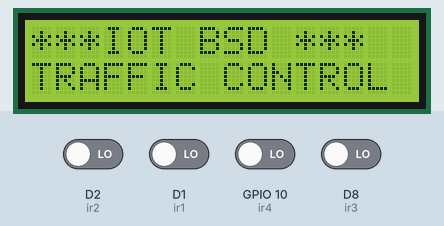
A sketch run on a simulated ESP8266 (NodeMCU). On the bench: 16×2 character LCD. The test bench sets the inputs (shaded band); at power-on: D1 (ir1), D2 (ir2), D8 (ir3), GPIO 10 (ir4) LOW. WiFi joins after 1.5 s; servers stay silent unless stated; uploads are accepted with an empty reply; what the sketch prints to the serial monitor is not drawn.

Above: at 0.1 s.
10.7 s: D2 (ir2) driven HIGH
At 11.5 s:
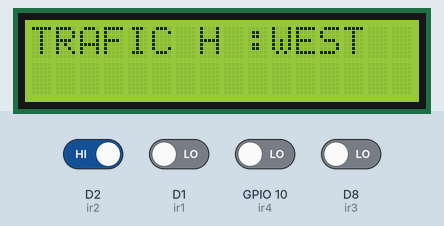
12.4 s: GPIO 10 (ir4) driven HIGH
At 13.6 s:
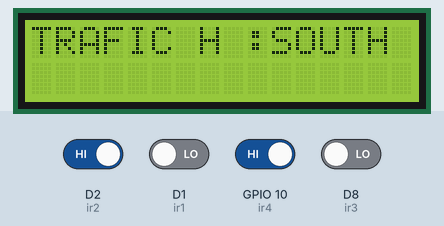
15.9 s: D8 (ir3) driven HIGH
At 18.7 s:
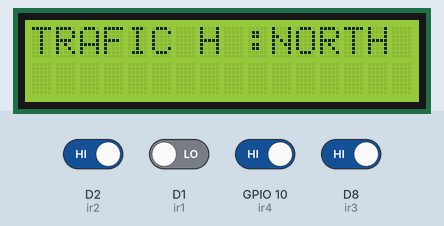
19.4 s: D1 (ir1) driven HIGH
At 21.2 s:
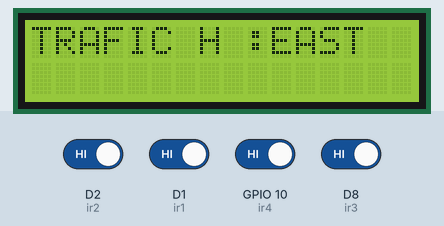
22.9 s: D1 (ir1) driven LOW
At 24.2 s:
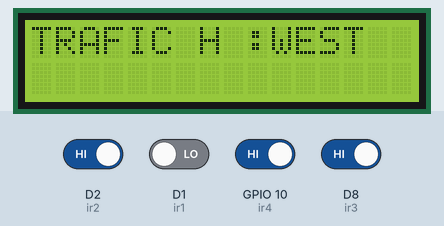
25.3 s: D2 (ir2) driven LOW
Timing chart, 0 to 28.3 s (numbered marks = the images above; inputs shaded):
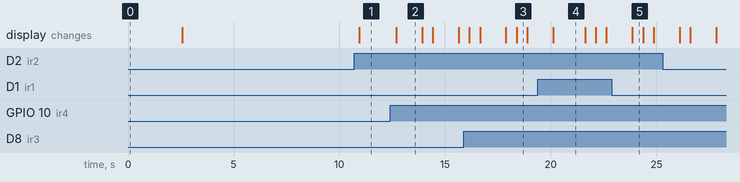

Measured:
- after the input at 10.7 s, the display: changes after 0.25 s (image 1)
- after the input at 12.4 s, the display: changes after 0.29 s (image 2)
- after the input at 15.9 s, the display: changes after 0.25 s (image 3)
- after the input at 19.4 s, the display: changes after 0.73 s (image 4)
- after the input at 22.9 s, the display: changes after 0.97 s (image 5)
- what the display in image 2 shows lasts 1.2 s, from 12.7 s to 13.9 s
- what the display in image 3 shows lasts 0.5 s, from 18.4 s to 18.9 s

The sketch:

traffic_control.ino
```cpp
//Viral science www.youtube.com/c/viralscience
//FireFighter Truck
// http://projectsiot.xyz/IoTProjects/FireRobot/fireupload.php?a=Y&b=Y
// http://projectsiot.xyz/IoTProjects/FireRobot/firestatus.php

#include <ESP8266WiFi.h>
#include <ESP8266HTTPClient.h>

#include <LiquidCrystal.h>
#include <String.h>

// WiFi parameters to be configured
const char* ssid = "project12"; // Hoofdlettergevoelig
const char* password = "project123456"; // Hoofdlettergevoelig
//String a = "http://sms.scubedigi.com/api.php?username=Mydreamacd&password=Mydre@m123&to=9014449822&from=MYDREM&message=";
String msg = "\0";
String r = "http://projectsiot.xyz/IoTProjects/TrafficLight/trafficupload.php?a=";
String rs = "\0";
String obs = "\0";
String fir = "\0";
int alc;

LiquidCrystal lcd (D0,D3,D4,D5,D6,D7);
//#define fire_sensor D1
//#define obstacle_sensor D0

//#define m11 D2
//#define m12 D3
//#define m21 D4
//#define m22 D5

#define ir1 D1
#define ir2 D2
#define ir3 D8
#define ir4 10

//#define gled D8
//#define rled 1

unsigned int obstacle = 0;
unsigned int fire = 0;

char a,b,c,d;
/*
void forward ()
{
  digitalWrite(m11, HIGH);
  digitalWrite(m12, LOW);
  digitalWrite(m21, HIGH);
  digitalWrite(m22, LOW);
  delay(10);
}

void backward ()
{
  digitalWrite(m12, HIGH);
  digitalWrite(m11, LOW);
  digitalWrite(m22, HIGH);
  digitalWrite(m21, LOW);
  delay(10);
}
void left ()
{
  digitalWrite(m12, LOW);
  digitalWrite(m11, HIGH);
  digitalWrite(m21, LOW);
  digitalWrite(m22, HIGH);
  delay(10);
}

void right ()
{

  digitalWrite(m11, LOW);
  digitalWrite(m12, HIGH);
  digitalWrite(m21, HIGH);
  digitalWrite(m22, LOW);
  delay(10);
}
void stopp ()
{
  digitalWrite(m12, LOW);
  digitalWrite(m11, LOW);
  digitalWrite(m22, LOW);
  digitalWrite(m21, LOW);
  delay(10);
}
*/

void setup() {
  Serial.begin(9600);
  Serial.println("power up");

//pinMode (rled,OUTPUT);
//pinMode (gled,OUTPUT);

pinMode (ir1,INPUT);
pinMode (ir2,INPUT);
pinMode (ir3,INPUT);
pinMode (ir4,INPUT);
lcd.begin(16, 2);
  lcd.clear();
  lcd.setCursor(0, 0);
  lcd.print("***IOT BSD ***");
  lcd.setCursor( 0, 1);
  lcd.print("TRAFFIC CONTROL S/M ");
  delay(2500);

lcd.clear();
lcd.setCursor(0,0);
        lcd.print("CONNECTING--TO");
        lcd.setCursor( 2,1);
         lcd.print(ssid);
         delay(100);

Serial.print("Bezig met verbinden");
  WiFi.begin(ssid, password); // Connect to WiFi

  // while wifi not connected yet, print '.'
  // then after it connected, get out of the loop
  while (WiFi.status() != WL_CONNECTED) {
     delay(500);
     Serial.print(".");
  }

  // Verbonden.
  Serial.println("OK!");

  // Access Point (SSID).
  Serial.print("SSID: ");
  Serial.println(WiFi.SSID());

  // IP adres.
  Serial.print("IP: ");
  Serial.println(WiFi.localIP());
Serial.println("state---------------1");
  // Signaalsterkte.
  long rssi = WiFi.RSSI();
  Serial.print("Signaal sterkte (RSSI): ");
  Serial.print(rssi);
  Serial.println(" dBm");
  Serial.println("");


Serial.print("A = "); Serial.println("http://projectsiot.xyz/IoTProjects/HealthCare/healthupload.php?a=U&b=86&c=L");


if(WiFi.status()== WL_CONNECTED){ //Check WiFi connection status

    HTTPClient http; //Declare an object of class HTTPClient

  http.begin("http://projectsiot.xyz/IoTProjects/TrafficLight/trafficupload.php?a=U&b=Y&c=Y&d=Y");

int httpCode = http.GET(); //Send the request
    if (httpCode > 0) { //Check the returning code
      String payload = http.getString(); //Get the request response payload
      Serial.println(payload); //Print the response payload
    }
    http.end(); //Close connection

delay(5000);
}

}


void loop()
{

if(digitalRead(ir1)==HIGH)
{
  lcd.setCursor(0, 0);
  lcd.print("TRAFIC H :EAST   ");
  lcd.setCursor( 0, 1);
  lcd.print("                     ");
  delay(1500);
  a='Y';
}
else
{
a='N';
}
if(digitalRead(ir2)==HIGH)
{
  lcd.setCursor(0, 0);
  lcd.print("TRAFIC H :WEST   ");
  lcd.setCursor( 0, 1);
  lcd.print("                 ");
  delay(500);
  b='Y';
}
else
{
b='N';
}
if(digitalRead(ir3)==HIGH)
{
  lcd.setCursor(0, 0);
  lcd.print("TRAFIC H :NORTH   ");
  lcd.setCursor( 0, 1);
  lcd.print("                 ");
  delay(500);
  d='Y';
}
else
{
d='N';
}
if(digitalRead(ir4)==HIGH)
{
  lcd.setCursor(0, 0);
  lcd.print("TRAFIC H :SOUTH   ");
  lcd.setCursor( 0, 1);
  lcd.print("                   ");
  delay(500);
  c='Y';
}
else
{
c='N';
}
rs= r + a + "&b=" + b + "&c=" + c + "&d=" + d;
send2server ();
//fire = digitalRead(fire_sensor);

} // LOOP

void send2server ()
{
Serial.print("rs = "); Serial.println(rs);
if(WiFi.status()== WL_CONNECTED){ //Check WiFi connection status

    HTTPClient http; //Declare an object of class HTTPClient
 http.begin(rs);

int httpCode = http.GET(); //Send the request
    if (httpCode > 0) { //Check the returning code
      String payload = http.getString(); //Get the request response payload
      Serial.println(payload); //Print the response payload
    }
    http.end(); //Close connection

delay(500);
}
}
```
